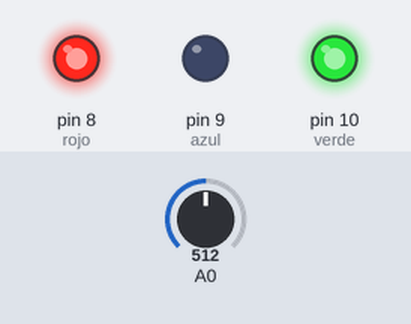
A sketch run on a simulated Arduino Uno, built with avr-gcc and run on an emulated ATmega328P. On the bench: output pins drawn as LEDs (lit = HIGH). The test bench sets the inputs (shaded band); at power-on: A0 = 512. What the sketch prints to the serial monitor is not drawn.

Above: at 1.2 s.
1.3 s: A0 set to 559
2.8 s: A0 set to 593
At 3.7 s:
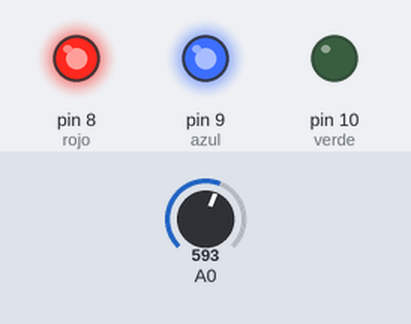
4.3 s: A0 set to 306
At 4.7 s:
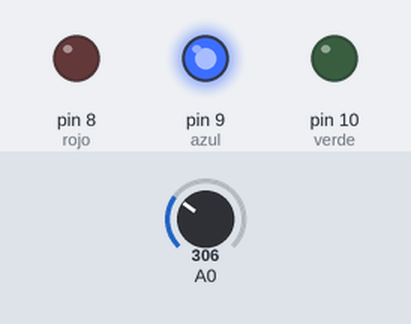
5.8 s: A0 set to 281
At 7.0 s:
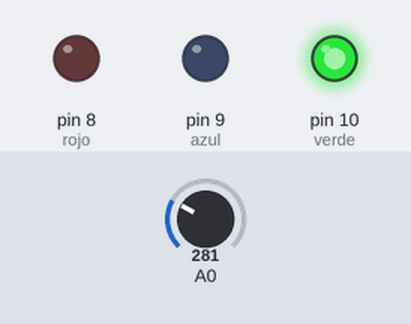
7.3 s: A0 set to 156
8.8 s: A0 set to 135
At 9.4 s:
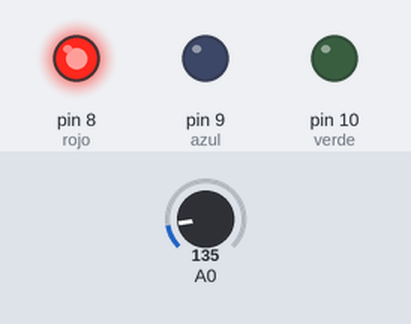
Timing chart, 0 to 11.3 s (numbered marks = the images above; inputs shaded):
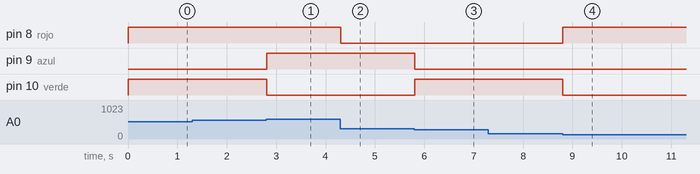

The sketch:

ej05.ino
```cpp
#define rojo 8
#define azul 9
#define verde 10

void setup()
{
  Serial.begin(9600);
  pinMode(rojo, OUTPUT);
  pinMode(azul, OUTPUT);
  pinMode(verde, OUTPUT);
}

void loop()
{
  int valor = analogRead(0);
  valor = map(valor, 0, 1023, 0, 255);
  Serial.println(valor);

  if(valor < 36){ //rojo
    digitalWrite(rojo, HIGH);
    digitalWrite(verde, LOW);
    digitalWrite(azul, LOW);
  }
  else if(valor < 72){ //verde
    digitalWrite(rojo, LOW);
    digitalWrite(verde, HIGH);
    digitalWrite(azul, LOW);
  }
  else if(valor < 108){ //azul
    digitalWrite(rojo, LOW);
    digitalWrite(verde, LOW);
    digitalWrite(azul, HIGH);
  }
  else if(valor < 144){ //amarillo
    digitalWrite(rojo, HIGH);
    digitalWrite(verde, HIGH);
    digitalWrite(azul, LOW);
  }
  else if(valor < 180){ //violeta
    digitalWrite(rojo, HIGH);
    digitalWrite(verde, LOW);
    digitalWrite(azul, HIGH);
  }
  else if(valor < 216){ //celeste
    digitalWrite(rojo, LOW);
    digitalWrite(verde, HIGH);
    digitalWrite(azul, HIGH);
  }
  else{ //blanco
    digitalWrite(rojo, HIGH);
    digitalWrite(verde, HIGH);
    digitalWrite(azul, HIGH);
  }
}
```

Measured:
- the behaviour switches between 577 and 578 on A0 (found by bisection; images 0 and 1)
- the behaviour switches between 289 and 288 on A0 (found by bisection; images 2 and 3)
- the behaviour switches between 145 and 144 on A0 (found by bisection; images 3 and 4)
- after the input at 2.8 s, pin 9 (azul): LOW → HIGH at once; pin 10 (verde): HIGH → LOW at once
- after the input at 4.3 s, pin 8 (rojo): HIGH → LOW at once
- after the input at 5.8 s, pin 9 (azul): HIGH → LOW at once; pin 10 (verde): LOW → HIGH at once
- after the input at 8.8 s, pin 8 (rojo): LOW → HIGH at once; pin 10 (verde): HIGH → LOW at once
